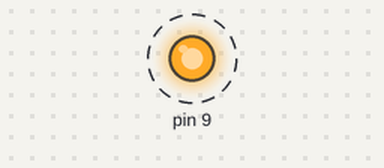
This sketch was run on a simulated Arduino Uno, built with avr-gcc and run on an emulated ATmega328P. On the bench: output pins drawn as LEDs (lit = HIGH). Dashed ring = blinking.

Above: at 0.1 s.
Timing chart, 0 to 3.0 s (numbered marks = the images above):
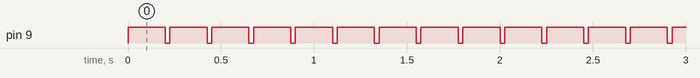

Measured:
- by itself, pin 9: alternates HIGH for 0.20 s and LOW for 0.03 s

The sketch:

speed_motor_control.ino
```cpp
int interval = 200;

void setup() {
  pinMode(9, OUTPUT);
}

void loop() {
  digitalWrite(9, HIGH);
  delay(interval);
  digitalWrite(9, LOW);
  delay(25);
}
```
